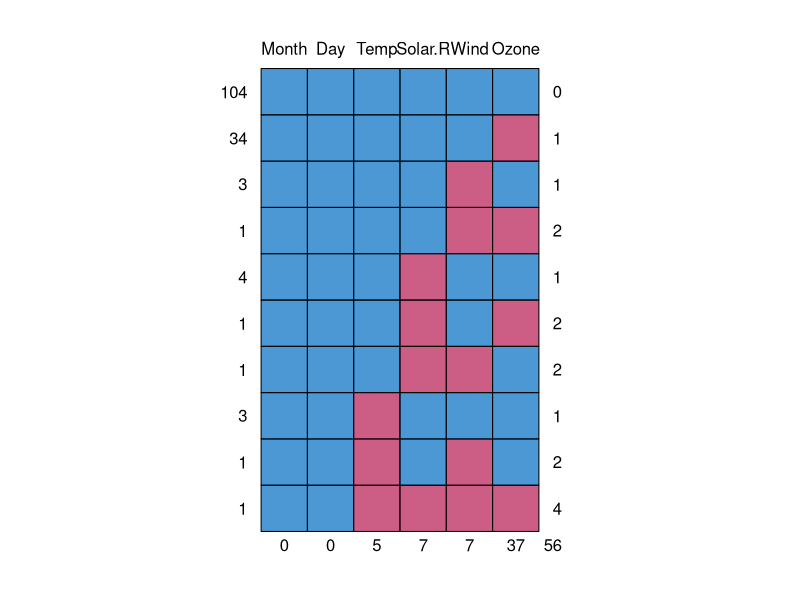
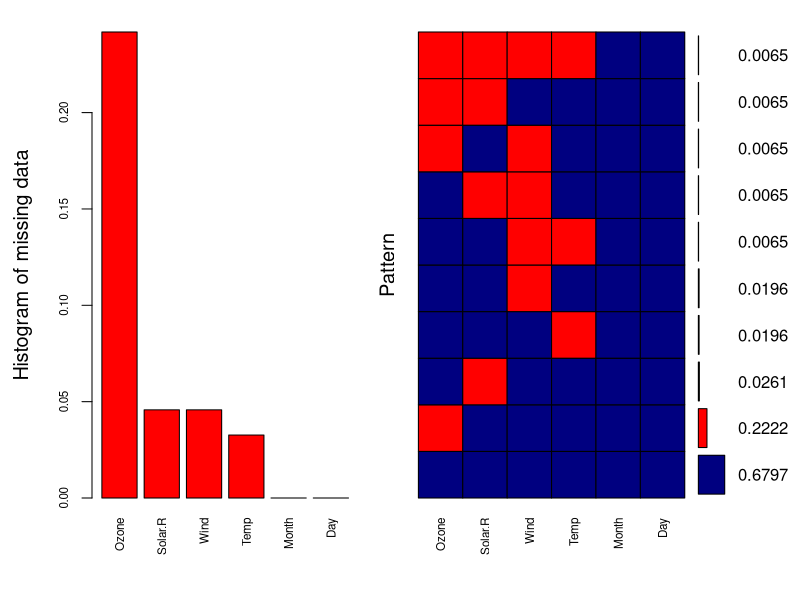
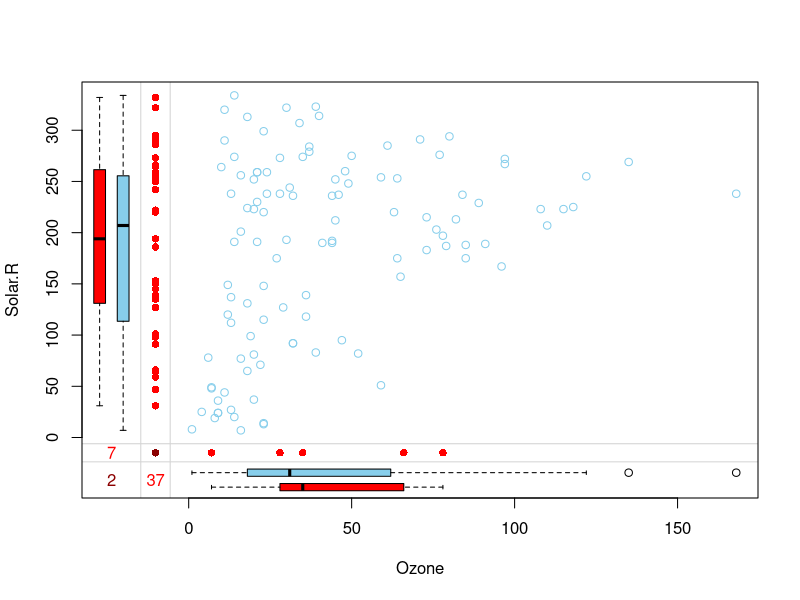

Write R code to recreate these figures, in order. (Note: this script raises an error after producing the figures.)
################### MISSING VALUES #####################
# LOAD DATA AND ADD MISSING VALUES TO WORK WITH
data <- airquality
data[4:10, 3] <- rep(NA,7)
data[1:5,4] <- NA

# CHECK PERCENTAGE OF MISSING DATA
for (i in 1:length(data)){
  print(colnames(data)[i])
  print(sum(is.na(data[,i]))/length(data[,i])*100)
}

# LOAD MICE LIBRARY AND DISPLAY MISSING ROW PATTERNS
library(mice)
md.pattern(data)

# LOAD VIM LIBRARY AND PLOT MISSING VALUES FOR DATA
library(VIM)
aggr_plot <- aggr(data, col=c('navyblue','red'), numbers=TRUE, sortVars=TRUE, labels=names(data), cex.axis=.7, gap=3, ylab=c("Histogram of missing data","Pattern"))

# MARGIN PLOT BETWEEN OZONE AND SOLAR.R
marginplot(data[c(1,2)])

# MEAN AND MEDIAN IMPUTATION FUNCTIONS
meanimpute <- function(x){
  x[is.na(x)] <- mean(x, na.rm=TRUE)  
  x
}

medianimpute <- function(x){
  x[is.na(x)] <- median(x, na.rm=TRUE)
  x
}

# IMPUTE VALUES IN THE DATAFRAME WITH NEW COLUMNS
data$OzoneMeanImp <- meanimpute(data$Ozone)
data$OzoneMedianImp <- medianimpute(data$Ozone)

# VISUALIZE THE DISTRIBUTIONS OF THE NEW OZONE FIGURES WITH IMPUTATION
library(gridExtra)
p1 <- ggplot(data,aes(Ozone)) + geom_density() + labs(title="Original distribution")
p2 <- ggplot(data, aes(OzoneMeanImp)) + geom_density() + labs(title="Mean Imputed Values")
p3 <- ggplot(data, aes(OzoneMedianImp)) + geom_density() + labs(title="Median Imputed Values")
grid.arrange(p1, p2, p3, ncol=1)


############## CORRELATIONS #########################
# IMPORT CORRPLOT LIBRARY
library(corrplot)

# CALCULATE THE CORRELATION MATRIX OF ALL MTCARS DATA
cor(mtcars)

# CALCULATING CORRELATION MATRIX OF SUBSET OF VARIABLES
cor(mtcars[c(1,2,4,6)])

# CORRELATION PLOT OF ALL DATA
corrplot(cor(mtcars), method="color")

# CORRELATION PLOT OF SUBSET OF DATA
corrplot(cor(mtcars[c(1,2,4,6)]), method="color")

# DIFFERENT PLOT METHODS
corrplot(cor(mtcars[c(1,2,4,6)]), method="circle")
